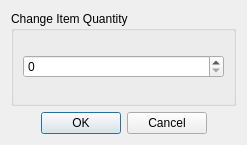
<?xml version="1.0" encoding="UTF-8"?>
<ui version="4.0">
 <class>changeIntValue</class>
 <widget class="QDialog" name="changeIntValue">
  <property name="geometry">
   <rect>
    <x>0</x>
    <y>0</y>
    <width>247</width>
    <height>145</height>
   </rect>
  </property>
  <property name="windowTitle">
   <string>Dialog</string>
  </property>
  <property name="windowIcon">
   <iconset resource="../assets/img.qrc">
    <normaloff>:/nfl icon.png</normaloff>:/nfl icon.png</iconset>
  </property>
  <layout class="QVBoxLayout" name="verticalLayout">
   <item>
    <widget class="QGroupBox" name="groupBox">
     <property name="title">
      <string>Change Item Quantity</string>
     </property>
     <layout class="QVBoxLayout" name="verticalLayout_2">
      <item>
       <widget class="QSpinBox" name="value"/>
      </item>
     </layout>
    </widget>
   </item>
   <item>
    <widget class="QDialogButtonBox" name="accept">
     <property name="orientation">
      <enum>Qt::Horizontal</enum>
     </property>
     <property name="standardButtons">
      <set>QDialogButtonBox::Cancel|QDialogButtonBox::Ok</set>
     </property>
     <property name="centerButtons">
      <bool>true</bool>
     </property>
    </widget>
   </item>
  </layout>
 </widget>
 <resources>
  <include location="../assets/img.qrc"/>
 </resources>
 <connections>
  <connection>
   <sender>accept</sender>
   <signal>accepted()</signal>
   <receiver>changeIntValue</receiver>
   <slot>accept()</slot>
   <hints>
    <hint type="sourcelabel">
     <x>248</x>
     <y>254</y>
    </hint>
    <hint type="destinationlabel">
     <x>157</x>
     <y>274</y>
    </hint>
   </hints>
  </connection>
  <connection>
   <sender>accept</sender>
   <signal>rejected()</signal>
   <receiver>changeIntValue</receiver>
   <slot>reject()</slot>
   <hints>
    <hint type="sourcelabel">
     <x>316</x>
     <y>260</y>
    </hint>
    <hint type="destinationlabel">
     <x>286</x>
     <y>274</y>
    </hint>
   </hints>
  </connection>
 </connections>
</ui>
